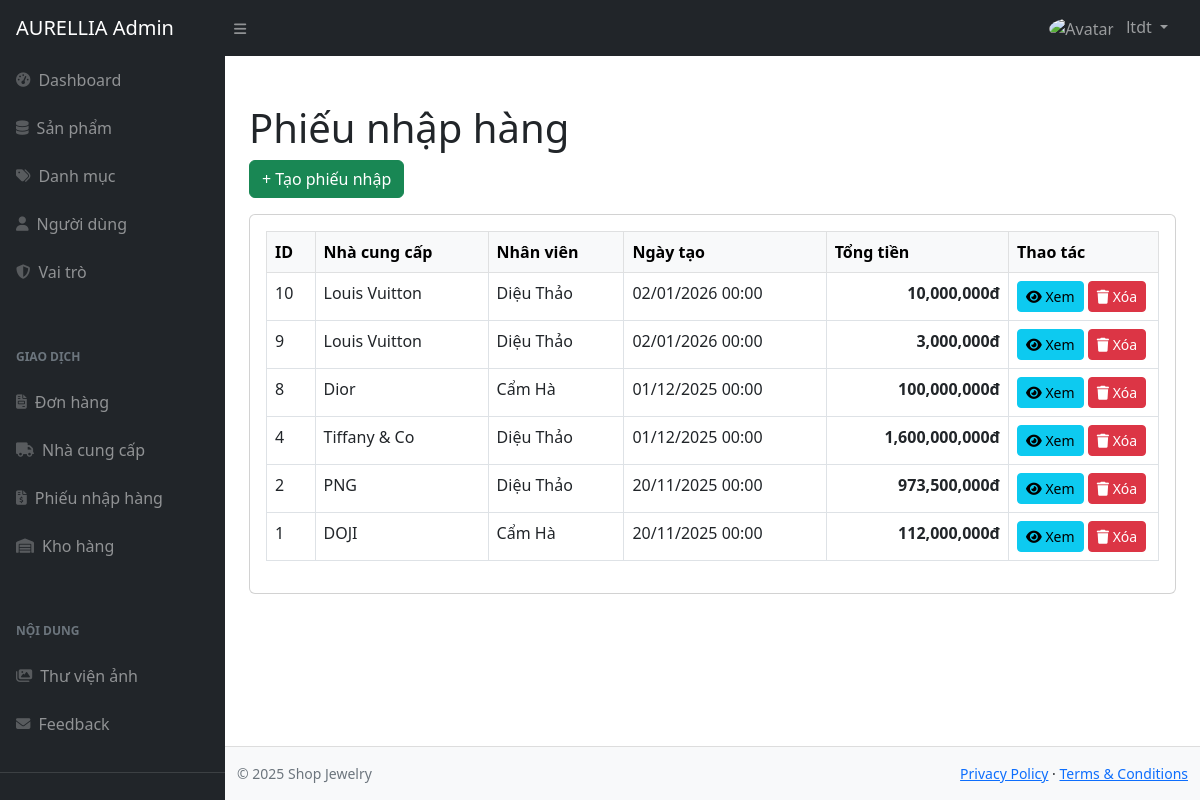
Page /admin/index.php?act=import (signed in) on the committed database.
### tables this page shows
CREATE TABLE `import` (
  `id` int(11) NOT NULL,
  `total_import_order` int(11) DEFAULT NULL,
  `user_id` int(11) DEFAULT NULL,
  `supplier_id` int(11) DEFAULT NULL,
  `created_at` date DEFAULT NULL,
  `isDeleted` int(11) DEFAULT NULL
);

CREATE TABLE `supplier` (
  `id` int(11) NOT NULL,
  `name` varchar(255) DEFAULT NULL,
  `address` varchar(255) DEFAULT NULL,
  `contact` varchar(255) DEFAULT NULL,
  `isDeleted` tinyint(1) DEFAULT 0
);

CREATE TABLE `user` (
  `id` int(11) NOT NULL,
  `fullname` varchar(255) NOT NULL,
  `email` varchar(255) NOT NULL,
  `phone_number` varchar(255) DEFAULT NULL,
  `password` varchar(255) DEFAULT NULL,
  `role_id` int(11) DEFAULT NULL,
  `created_at` date DEFAULT NULL,
  `updated_at` date DEFAULT NULL,
  `deleted` int(11) DEFAULT NULL,
  `reset_token` varchar(255) DEFAULT NULL,
  `token_expiry` datetime DEFAULT NULL,
  `avatar` varchar(255) DEFAULT '/public/assets/imgs/user.jpg'
);

### admin/controllers/ImportController.php (called while the page is built, shortened)
<?php
require "models/ImportModel.php";
class ImportController
{
    private $model;
    function __construct($db)
    {
        $this->model = new ImportModel($db);
    }
    function index()
    {
        $imports = $this->model->getAll();
        include "layouts/main.php";
    }
}

### admin/models/ImportModel.php (called while the page is built, shortened)
<?php
class ImportModel
{
    private $conn;
    function __construct($db)
    {
        $this->conn = $db;
    }
    function getAll()
    {
        $sql = "
        SELECT import.*,
               supplier.name AS supplier_name,
               user.fullname AS user_name
        FROM import
        JOIN supplier ON supplier.id = import.supplier_id
        JOIN user ON user.id = import.user_id
        WHERE import.isDeleted = 0
        ORDER BY import.id DESC
    ";
        return $this->conn->query($sql);
    }
}

### admin/views/import/list.php (the view)
<h1 class="mt-4">Phiếu nhập hàng</h1>
<a href="index.php?act=import-create" class="btn btn-success mb-3">+ Tạo phiếu nhập</a>
<div class="card">
    <div class="card-body">
        <table class="table table-bordered table-hover">
            <thead class="table-light">
                <tr>
                    <th>ID</th>
                    <th>Nhà cung cấp</th>
                    <th>Nhân viên</th>
                    <th>Ngày tạo</th>
                    <th>Tổng tiền</th>
                    <th width="150">Thao tác</th>
                </tr>
            </thead>
            <tbody>
                <?php foreach ($imports as $i): ?>
                    <tr>
                        <td><?= $i['id'] ?></td>
                        <td><?= htmlspecialchars($i['supplier_name']) ?></td>
                        <td><?= htmlspecialchars($i['user_name']) ?></td>
                        <td><?= date('d/m/Y H:i', strtotime($i['created_at'])) ?></td>
                        <td class="text-end fw-bold"><?= number_format($i['total_import_order'] ?? 0) ?>đ</td>
                        <td>
                            <a href="index.php?act=import-detail&id=<?= $i['id'] ?>" class="btn btn-info btn-sm">
                                <i class="fas fa-eye"></i> Xem
                            </a>
                            <a href="index.php?act=import-delete&id=<?= $i['id'] ?>"
                                class="btn btn-danger btn-sm"
                                onclick="return confirm('Bạn có chắc chắn muốn xóa phiếu nhập #<?= $i['id'] ?>?')">
                                <i class="fas fa-trash"></i> Xóa
                            </a>
                        </td>
                    </tr>
                <?php endforeach; ?>
            </tbody>
        </table>
    </div>
</div>

### rows in the picture
import: id "10", supplier.name "Louis Vuitton", user.fullname "Diệu Thảo", created_at "02/01/2026 00:00", total_import_order "10,000,000"
import: id "9", supplier.name "Louis Vuitton", user.fullname "Diệu Thảo", created_at "02/01/2026 00:00", total_import_order "3,000,000"
import: id "8", supplier.name "Dior", user.fullname "Cẩm Hà", created_at "01/12/2025 00:00", total_import_order "100,000,000"
import: id "4", supplier.name "Tiffany & Co", user.fullname "Diệu Thảo", created_at "01/12/2025 00:00", total_import_order "1,600,000,000"
import: id "2", supplier.name "PNG", user.fullname "Diệu Thảo", created_at "20/11/2025 00:00", total_import_order "973,500,000"
import: id "1", supplier.name "DOJI", user.fullname "Cẩm Hà", created_at "20/11/2025 00:00", total_import_order "112,000,000"

### other values in the picture
$adminName "ltdt"
